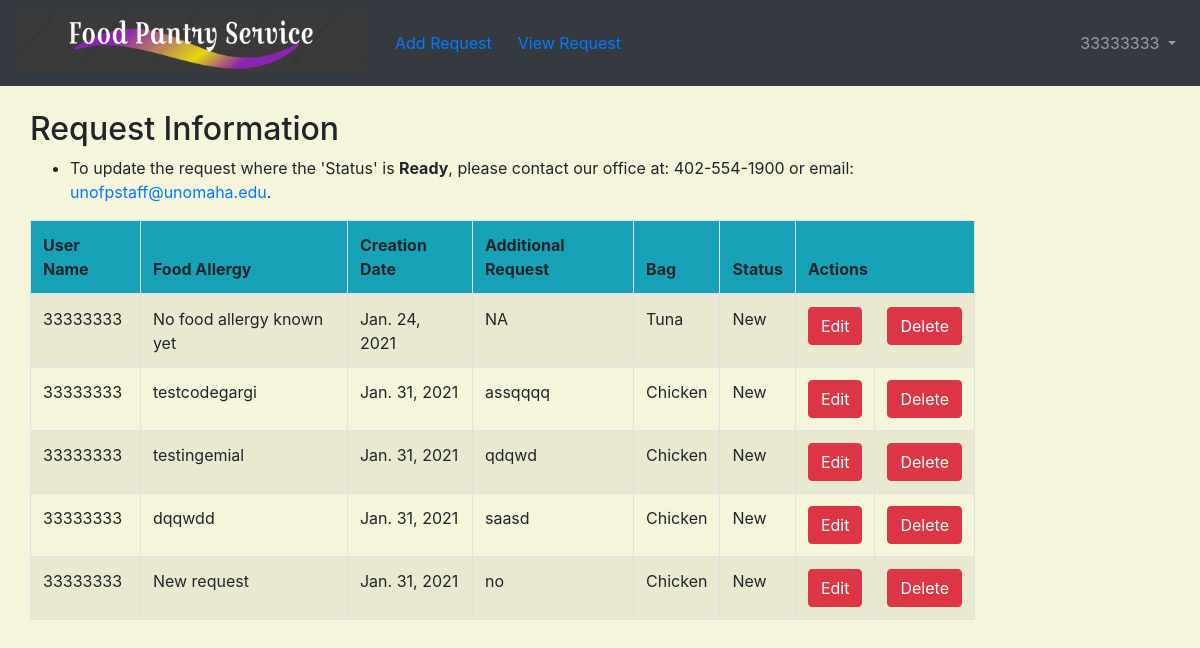
The page /request/req_list (signed in) on the database its author committed.
### users/models.py (models this page shows)
class CustomUser(AbstractUser):
    email = models.EmailField(unique=True)
    address = models.CharField(max_length=50, default=' ')
    city = models.CharField(max_length=50, default=' ')
    state = models.CharField(max_length=50, default='NE')
    zipcode = models.CharField(max_length=10, default='00000')
    phone = models.CharField(max_length=20, default='(402)000-0000')
    username = models.CharField(max_length=10, unique=True, verbose_name='NUID', default='00000000')

### request/models.py (models this page shows, shortened)
class Request(models.Model):
    bag_type = (
        ('Chicken', 'Chicken Bag'),
        ('Tuna', 'Tuna Bag'),
        ('Veg', 'Veg Bag'),
    )
    approval_type = (
        ('New', 'New'),
        ('Ready', 'Ready'),
        ('Delivered', 'Delivered'),
    )
    username = models.ForeignKey(get_user_model(), on_delete=models.CASCADE, )
    food_allergy = models.TextField()
    request_date = models.DateField(default=timezone.now)
    additional_request = models.TextField()
    bag = models.CharField(max_length=20,
                           choices=bag_type,
                           default='Chicken')
    status = models.CharField(max_length=10,
                              choices=approval_type,
                              default='New')

### request/views.py (the view)
# urls.py: path('req_list', views.req_list, name='req_list'),
@login_required
def req_list(request):
    username_r = request.user.id
    reqs = Request.objects.filter(username=username_r)
    return render(request, 'req_list.html', {'reqs': reqs})

### templates/req_list.html (shortened to what this page needs)
<!DOCTYPE html>
{% extends 'base.html' %}
{% block content %}
    <body>
    <div class="col-md-10 col-md-offset-1">
        <div class="row">
            <h2 style="padding-left: 15Px">Request Information</h2>
        </div>
        {% if reqs.count > 0 %}
            <div style="width: 90%">
            <ul>
                <li>To update the request where the 'Status' is <b>Ready</b>, please contact our office at:
                    402-554-1900 or email: <a href="mailto:gargi.nandy111@gmail.com">unofpstaff@unomaha.edu</a>.
                </li>
            </ul>
        </div>
            <div class="table-responsive-lg">
            <table class="table table-striped table-bordered table-hover">
                <thead>
                <tr class="bg-info">
                    <th>User Name</th>
                    <th>Food Allergy</th>
                    <th>Creation Date</th>
                    <th>Additional Request</th>
                    <th>Bag</th>
                    <th>Status</th>
                    <th colspan="3">Actions</th>
                </tr>
                </thead>
                <tbody>
                {% for req in reqs %}
                    <tr>
                        <td>{{ req.username }}</td>
                        <td>{{ req.food_allergy }}</td>
                        <td>{{ req.request_date }}</td>
                        <td>{{ req.additional_request }}</td>
                        <td>{{ req.bag }}</td>
                        <td>{{ req.status }}</td>
                        {% if req.status != 'Ready' and req.status != 'Delivered' %}
                        <td><a href="{% url 'req_edit' pk=req.pk %}" class="btn btn-danger">Edit</a></td>
                        <td><a href="{% url 'req_delete' pk=req.pk %}"
                               onclick="return confirm('Are you sure you want to delete your booking request?')"
                               class="btn btn-danger">Delete</a></td>
                    {% else %}
                        <td>No Actions</td>
                    {% endif %}
                    </tr>
                {% endfor %}
                </tbody>
            </table>
        {% else %}
            You currently have no booking requests.  To create a new request click here:
            <a href="{% url 'req_new' %}">New Request</a>
        {% endif %}
        <br>
        </div>
    </div>
    </body>
{% endblock %}

### templates/base.html (shortened to what this page needs)
<!doctype html>
{% load static %}
<html lang="en">
<head>
    <link rel="stylesheet" href="https://stackpath.bootstrapcdn.com/bootstrap/4.1.3/css/bootstrap.min.css"
>
</head>
<body>
<body>
    <nav class="navbar navbar-expand-lg navbar-dark bg-dark mb-4">
       <a class="navbar-brand" href="{% url 'home' %}">
        <img height="60" width="350"  src="{% static "images/logo.PNG" %}" alt="Logo text"/> </a>
<div class="collapse navbar-collapse" id="navbarCollapse">
{% if user.is_authenticated %}
       <ul class="navbar-nav mr-auto">
            {% if user.is_superuser %}
          <li><a class="btn" href="{% url 'admin:index' %}">Admin Site</a>&nbsp</li>
                <li><a class="btn" href="{% url 'admin_req_list' %}">All Request</a>&nbsp</li>
                <li><a class="btn" href="{% url 'item_list' %}" role="button">View Inventory</a></li>
{% elif user.is_authenticated %}
                 <li><a class="btn" href="{% url 'req_new' %}" role="button">Add Request</a></li>
                <li><a class="btn" href="{% url 'req_list' %}" role="button">View Request</a></li>
                {% endif %}
        </ul>
            <ul class="navbar-nav ml-auto">
                <li class="nav-item">
                    <a class="nav-link dropdown-toggle" href="#" id="userMenu" \
                       data-toggle="dropdown" aria-haspopup="true" aria-expanded\
                               ="false">
                        {{ user.username }}
                    </a>
                </li>
            </ul>
    {% endif %}
</div>
</nav>
<div class="container-fluid">
    {% block content %}
    {% endblock content %}
</div>
</body>
</body>
</html>

### templates/base.html (style rules this page uses)
body { background-color: beige; }

### templates/req_list.html (style rules this page uses)
body { background-color: beige; }

### rows shown on the page
CustomUser: username "33333333"
Request: username "33333333", food_allergy "No food allergy known yet", request_date "Jan. 24, 2021", additional_request "NA", bag "Tuna", status "New", shows "Edit"
Request: username "33333333", food_allergy "testcodegargi", request_date "Jan. 31, 2021", additional_request "assqqqq", bag "Chicken", status "New", shows "Edit"
Request: username "33333333", food_allergy "testingemial", request_date "Jan. 31, 2021", additional_request "qdqwd", bag "Chicken", status "New", shows "Edit"
Request: username "33333333", food_allergy "dqqwdd", request_date "Jan. 31, 2021", additional_request "saasd", bag "Chicken", status "New", shows "Edit"
Request: username "33333333", food_allergy "New request", request_date "Jan. 31, 2021", additional_request "no", bag "Chicken", status "New", shows "Edit"
